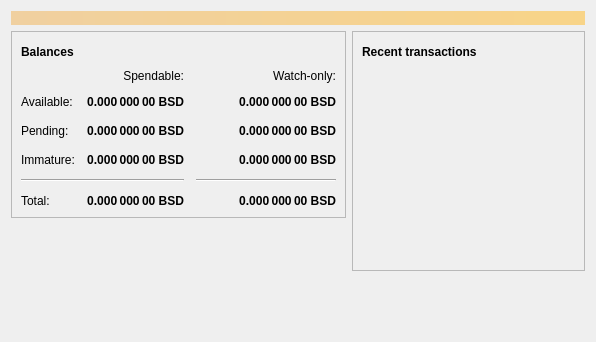
<?xml version="1.0" encoding="UTF-8"?>
<ui version="4.0">
 <class>OverviewPage</class>
 <widget class="QWidget" name="OverviewPage">
  <property name="geometry">
   <rect>
    <x>0</x>
    <y>0</y>
    <width>596</width>
    <height>342</height>
   </rect>
  </property>
  <property name="windowTitle">
   <string>Form</string>
  </property>
  <layout class="QVBoxLayout" name="topLayout">
   <item>
    <widget class="QLabel" name="labelAlerts">
     <property name="visible">
      <bool>false</bool>
     </property>
     <property name="styleSheet">
      <string notr="true">QLabel { background-color: qlineargradient(x1: 0, y1: 0, x2: 1, y2: 0, stop:0 #F0D0A0, stop:1 #F8D488); color:#000000; }</string>
     </property>
     <property name="wordWrap">
      <bool>true</bool>
     </property>
     <property name="margin">
      <number>3</number>
     </property>
     <property name="textInteractionFlags">
      <set>Qt::TextSelectableByMouse</set>
     </property>
    </widget>
   </item>
   <item>
    <layout class="QHBoxLayout" name="horizontalLayout" stretch="1,1">
     <item>
      <layout class="QVBoxLayout" name="verticalLayout_2">
       <item>
        <widget class="QFrame" name="frame">
         <property name="frameShape">
          <enum>QFrame::StyledPanel</enum>
         </property>
         <property name="frameShadow">
          <enum>QFrame::Raised</enum>
         </property>
         <layout class="QVBoxLayout" name="verticalLayout_4">
          <item>
           <layout class="QHBoxLayout" name="horizontalLayout_4">
            <item>
             <widget class="QLabel" name="label_5">
              <property name="font">
               <font>
                <weight>75</weight>
                <bold>true</bold>
               </font>
              </property>
              <property name="text">
               <string>Balances</string>
              </property>
             </widget>
            </item>
            <item>
             <widget class="QPushButton" name="labelWalletStatus">
              <property name="enabled">
               <bool>true</bool>
              </property>
              <property name="maximumSize">
               <size>
                <width>30</width>
                <height>16777215</height>
               </size>
              </property>
              <property name="toolTip">
               <string>The displayed information may be out of date. Your wallet automatically synchronizes with the Urals network after a connection is established, but this process has not completed yet.</string>
              </property>
              <property name="text">
               <string/>
              </property>
              <property name="icon">
               <iconset resource="../urals.qrc">
                <normaloff>:/icons/warning</normaloff>
                <disabledoff>:/icons/warning</disabledoff>:/icons/warning</iconset>
              </property>
              <property name="iconSize">
               <size>
                <width>24</width>
                <height>24</height>
               </size>
              </property>
              <property name="flat">
               <bool>true</bool>
              </property>
             </widget>
            </item>
            <item>
             <spacer name="horizontalSpacer_3">
              <property name="orientation">
               <enum>Qt::Horizontal</enum>
              </property>
              <property name="sizeHint" stdset="0">
               <size>
                <width>40</width>
                <height>20</height>
               </size>
              </property>
             </spacer>
            </item>
           </layout>
          </item>
          <item>
           <layout class="QGridLayout" name="gridLayout">
            <property name="spacing">
             <number>12</number>
            </property>
            <item row="2" column="2">
             <widget class="QLabel" name="labelWatchPending">
              <property name="font">
               <font>
                <weight>75</weight>
                <bold>true</bold>
               </font>
              </property>
              <property name="cursor">
               <cursorShape>IBeamCursor</cursorShape>
              </property>
              <property name="toolTip">
               <string>Unconfirmed transactions to watch-only addresses</string>
              </property>
              <property name="text">
               <string notr="true">0.000 000 00 BSD</string>
              </property>
              <property name="alignment">
               <set>Qt::AlignRight|Qt::AlignTrailing|Qt::AlignVCenter</set>
              </property>
              <property name="textInteractionFlags">
               <set>Qt::LinksAccessibleByMouse|Qt::TextSelectableByKeyboard|Qt::TextSelectableByMouse</set>
              </property>
             </widget>
            </item>
            <item row="2" column="1">
             <widget class="QLabel" name="labelUnconfirmed">
              <property name="font">
               <font>
                <weight>75</weight>
                <bold>true</bold>
               </font>
              </property>
              <property name="cursor">
               <cursorShape>IBeamCursor</cursorShape>
              </property>
              <property name="toolTip">
               <string>Total of transactions that have yet to be confirmed, and do not yet count toward the spendable balance</string>
              </property>
              <property name="text">
               <string notr="true">0.000 000 00 BSD</string>
              </property>
              <property name="alignment">
               <set>Qt::AlignRight|Qt::AlignTrailing|Qt::AlignVCenter</set>
              </property>
              <property name="textInteractionFlags">
               <set>Qt::LinksAccessibleByMouse|Qt::TextSelectableByKeyboard|Qt::TextSelectableByMouse</set>
              </property>
             </widget>
            </item>
            <item row="3" column="2">
             <widget class="QLabel" name="labelWatchImmature">
              <property name="font">
               <font>
                <weight>75</weight>
                <bold>true</bold>
               </font>
              </property>
              <property name="cursor">
               <cursorShape>IBeamCursor</cursorShape>
              </property>
              <property name="toolTip">
               <string>Mined balance in watch-only addresses that has not yet matured</string>
              </property>
              <property name="text">
               <string notr="true">0.000 000 00 BSD</string>
              </property>
              <property name="alignment">
               <set>Qt::AlignRight|Qt::AlignTrailing|Qt::AlignVCenter</set>
              </property>
              <property name="textInteractionFlags">
               <set>Qt::LinksAccessibleByMouse|Qt::TextSelectableByKeyboard|Qt::TextSelectableByMouse</set>
              </property>
             </widget>
            </item>
            <item row="4" column="0" colspan="2">
             <widget class="Line" name="line">
              <property name="orientation">
               <enum>Qt::Horizontal</enum>
              </property>
             </widget>
            </item>
            <item row="4" column="2">
             <widget class="Line" name="lineWatchBalance">
              <property name="sizePolicy">
               <sizepolicy hsizetype="Preferred" vsizetype="Fixed">
                <horstretch>0</horstretch>
                <verstretch>0</verstretch>
               </sizepolicy>
              </property>
              <property name="minimumSize">
               <size>
                <width>140</width>
                <height>0</height>
               </size>
              </property>
              <property name="orientation">
               <enum>Qt::Horizontal</enum>
              </property>
             </widget>
            </item>
            <item row="5" column="0">
             <widget class="QLabel" name="labelTotalText">
              <property name="text">
               <string>Total:</string>
              </property>
             </widget>
            </item>
            <item row="3" column="1">
             <widget class="QLabel" name="labelImmature">
              <property name="font">
               <font>
                <weight>75</weight>
                <bold>true</bold>
               </font>
              </property>
              <property name="cursor">
               <cursorShape>IBeamCursor</cursorShape>
              </property>
              <property name="toolTip">
               <string>Mined balance that has not yet matured</string>
              </property>
              <property name="text">
               <string notr="true">0.000 000 00 BSD</string>
              </property>
              <property name="alignment">
               <set>Qt::AlignRight|Qt::AlignTrailing|Qt::AlignVCenter</set>
              </property>
              <property name="textInteractionFlags">
               <set>Qt::LinksAccessibleByMouse|Qt::TextSelectableByKeyboard|Qt::TextSelectableByMouse</set>
              </property>
             </widget>
            </item>
            <item row="2" column="3">
             <spacer name="horizontalSpacer_2">
              <property name="orientation">
               <enum>Qt::Horizontal</enum>
              </property>
              <property name="sizeHint" stdset="0">
               <size>
                <width>40</width>
                <height>20</height>
               </size>
              </property>
             </spacer>
            </item>
            <item row="3" column="0">
             <widget class="QLabel" name="labelImmatureText">
              <property name="text">
               <string>Immature:</string>
              </property>
             </widget>
            </item>
            <item row="5" column="1">
             <widget class="QLabel" name="labelTotal">
              <property name="font">
               <font>
                <weight>75</weight>
                <bold>true</bold>
               </font>
              </property>
              <property name="cursor">
               <cursorShape>IBeamCursor</cursorShape>
              </property>
              <property name="toolTip">
               <string>Your current total balance</string>
              </property>
              <property name="text">
               <string notr="true">0.000 000 00 BSD</string>
              </property>
              <property name="alignment">
               <set>Qt::AlignRight|Qt::AlignTrailing|Qt::AlignVCenter</set>
              </property>
              <property name="textInteractionFlags">
               <set>Qt::LinksAccessibleByMouse|Qt::TextSelectableByKeyboard|Qt::TextSelectableByMouse</set>
              </property>
             </widget>
            </item>
            <item row="5" column="2">
             <widget class="QLabel" name="labelWatchTotal">
              <property name="font">
               <font>
                <weight>75</weight>
                <bold>true</bold>
               </font>
              </property>
              <property name="cursor">
               <cursorShape>IBeamCursor</cursorShape>
              </property>
              <property name="toolTip">
               <string>Current total balance in watch-only addresses</string>
              </property>
              <property name="text">
               <string notr="true">0.000 000 00 BSD</string>
              </property>
              <property name="alignment">
               <set>Qt::AlignRight|Qt::AlignTrailing|Qt::AlignVCenter</set>
              </property>
              <property name="textInteractionFlags">
               <set>Qt::LinksAccessibleByMouse|Qt::TextSelectableByKeyboard|Qt::TextSelectableByMouse</set>
              </property>
             </widget>
            </item>
            <item row="0" column="2">
             <widget class="QLabel" name="labelWatchonly">
              <property name="text">
               <string>Watch-only:</string>
              </property>
              <property name="alignment">
               <set>Qt::AlignRight|Qt::AlignTrailing|Qt::AlignVCenter</set>
              </property>
             </widget>
            </item>
            <item row="1" column="0">
             <widget class="QLabel" name="labelBalanceText">
              <property name="text">
               <string>Available:</string>
              </property>
             </widget>
            </item>
            <item row="1" column="1">
             <widget class="QLabel" name="labelBalance">
              <property name="font">
               <font>
                <weight>75</weight>
                <bold>true</bold>
               </font>
              </property>
              <property name="cursor">
               <cursorShape>IBeamCursor</cursorShape>
              </property>
              <property name="toolTip">
               <string>Your current spendable balance</string>
              </property>
              <property name="text">
               <string notr="true">0.000 000 00 BSD</string>
              </property>
              <property name="alignment">
               <set>Qt::AlignRight|Qt::AlignTrailing|Qt::AlignVCenter</set>
              </property>
              <property name="textInteractionFlags">
               <set>Qt::LinksAccessibleByMouse|Qt::TextSelectableByKeyboard|Qt::TextSelectableByMouse</set>
              </property>
             </widget>
            </item>
            <item row="1" column="2">
             <widget class="QLabel" name="labelWatchAvailable">
              <property name="font">
               <font>
                <weight>75</weight>
                <bold>true</bold>
               </font>
              </property>
              <property name="cursor">
               <cursorShape>IBeamCursor</cursorShape>
              </property>
              <property name="toolTip">
               <string>Your current balance in watch-only addresses</string>
              </property>
              <property name="text">
               <string notr="true">0.000 000 00 BSD</string>
              </property>
              <property name="alignment">
               <set>Qt::AlignRight|Qt::AlignTrailing|Qt::AlignVCenter</set>
              </property>
              <property name="textInteractionFlags">
               <set>Qt::LinksAccessibleByMouse|Qt::TextSelectableByKeyboard|Qt::TextSelectableByMouse</set>
              </property>
             </widget>
            </item>
            <item row="2" column="0">
             <widget class="QLabel" name="labelPendingText">
              <property name="text">
               <string>Pending:</string>
              </property>
             </widget>
            </item>
            <item row="0" column="1">
             <widget class="QLabel" name="labelSpendable">
              <property name="text">
               <string>Spendable:</string>
              </property>
              <property name="alignment">
               <set>Qt::AlignRight|Qt::AlignTrailing|Qt::AlignVCenter</set>
              </property>
             </widget>
            </item>
           </layout>
          </item>
         </layout>
        </widget>
       </item>
       <item>
        <spacer name="verticalSpacer">
         <property name="orientation">
          <enum>Qt::Vertical</enum>
         </property>
         <property name="sizeHint" stdset="0">
          <size>
           <width>20</width>
           <height>40</height>
          </size>
         </property>
        </spacer>
       </item>
      </layout>
     </item>
     <item>
      <layout class="QVBoxLayout" name="verticalLayout_3">
       <item>
        <widget class="QFrame" name="frame_2">
         <property name="frameShape">
          <enum>QFrame::StyledPanel</enum>
         </property>
         <property name="frameShadow">
          <enum>QFrame::Raised</enum>
         </property>
         <layout class="QVBoxLayout" name="verticalLayout">
          <item>
           <layout class="QHBoxLayout" name="horizontalLayout_2">
            <item>
             <widget class="QLabel" name="label_4">
              <property name="font">
               <font>
                <weight>75</weight>
                <bold>true</bold>
               </font>
              </property>
              <property name="text">
               <string>Recent transactions</string>
              </property>
             </widget>
            </item>
            <item>
             <widget class="QPushButton" name="labelTransactionsStatus">
              <property name="enabled">
               <bool>true</bool>
              </property>
              <property name="maximumSize">
               <size>
                <width>30</width>
                <height>16777215</height>
               </size>
              </property>
              <property name="toolTip">
               <string>The displayed information may be out of date. Your wallet automatically synchronizes with the Urals network after a connection is established, but this process has not completed yet.</string>
              </property>
              <property name="text">
               <string/>
              </property>
              <property name="icon">
               <iconset resource="../urals.qrc">
                <normaloff>:/icons/warning</normaloff>
                <disabledoff>:/icons/warning</disabledoff>:/icons/warning</iconset>
              </property>
              <property name="iconSize">
               <size>
                <width>24</width>
                <height>24</height>
               </size>
              </property>
              <property name="flat">
               <bool>true</bool>
              </property>
             </widget>
            </item>
            <item>
             <spacer name="horizontalSpacer">
              <property name="orientation">
               <enum>Qt::Horizontal</enum>
              </property>
              <property name="sizeHint" stdset="0">
               <size>
                <width>40</width>
                <height>20</height>
               </size>
              </property>
             </spacer>
            </item>
           </layout>
          </item>
          <item>
           <widget class="QListView" name="listTransactions">
            <property name="styleSheet">
             <string notr="true">QListView { background: transparent; }</string>
            </property>
            <property name="frameShape">
             <enum>QFrame::NoFrame</enum>
            </property>
            <property name="verticalScrollBarPolicy">
             <enum>Qt::ScrollBarAlwaysOff</enum>
            </property>
            <property name="horizontalScrollBarPolicy">
             <enum>Qt::ScrollBarAlwaysOff</enum>
            </property>
            <property name="selectionMode">
             <enum>QAbstractItemView::NoSelection</enum>
            </property>
           </widget>
          </item>
         </layout>
        </widget>
       </item>
       <item>
        <spacer name="verticalSpacer_2">
         <property name="orientation">
          <enum>Qt::Vertical</enum>
         </property>
         <property name="sizeHint" stdset="0">
          <size>
           <width>20</width>
           <height>40</height>
          </size>
         </property>
        </spacer>
       </item>
      </layout>
     </item>
    </layout>
   </item>
  </layout>
 </widget>
 <resources/>
 <connections/>
</ui>
